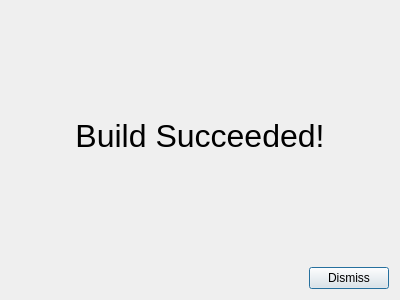
<?xml version="1.0" encoding="UTF-8"?>
<ui version="4.0">
 <class>BuildSucceededDialog</class>
 <widget class="QDialog" name="BuildSucceededDialog">
  <property name="geometry">
   <rect>
    <x>0</x>
    <y>0</y>
    <width>400</width>
    <height>300</height>
   </rect>
  </property>
  <property name="windowTitle">
   <string>Build Suceeded!</string>
  </property>
  <layout class="QGridLayout" name="gridLayout">
   <item row="1" column="0">
    <spacer name="horizontalSpacer">
     <property name="orientation">
      <enum>Qt::Horizontal</enum>
     </property>
     <property name="sizeHint" stdset="0">
      <size>
       <width>40</width>
       <height>20</height>
      </size>
     </property>
    </spacer>
   </item>
   <item row="0" column="0" colspan="2">
    <widget class="QLabel" name="l_succeeded">
     <property name="font">
      <font>
       <pointsize>24</pointsize>
      </font>
     </property>
     <property name="text">
      <string>Build Succeeded!</string>
     </property>
     <property name="alignment">
      <set>Qt::AlignCenter</set>
     </property>
    </widget>
   </item>
   <item row="1" column="1">
    <widget class="QPushButton" name="pushButton_2">
     <property name="text">
      <string>Dismiss</string>
     </property>
    </widget>
   </item>
  </layout>
 </widget>
 <resources/>
 <connections>
  <connection>
   <sender>pushButton_2</sender>
   <signal>clicked()</signal>
   <receiver>BuildSucceededDialog</receiver>
   <slot>dismiss()</slot>
   <hints>
    <hint type="sourcelabel">
     <x>353</x>
     <y>277</y>
    </hint>
    <hint type="destinationlabel">
     <x>143</x>
     <y>274</y>
    </hint>
   </hints>
  </connection>
 </connections>
 <slots>
  <slot>dismiss()</slot>
 </slots>
</ui>
